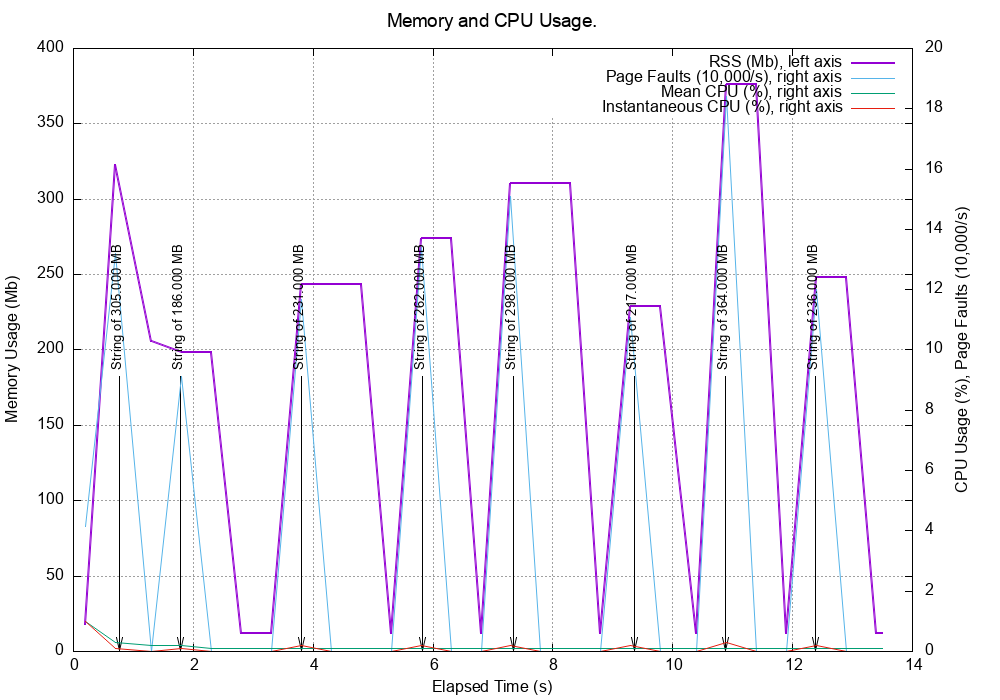

Recreate this plot in gnuplot.

set grid
set title "Memory and CPU Usage." font ",14"
set xlabel "Elapsed Time (s)"
# set mxtics 5
# set xrange [0:3000]
# set xtics
# set format x ""

#set logscale y
set ylabel "Memory Usage (Mb)"
# set yrange [0:500]
# set ytics 20
# set mytics 2
# set ytics 8,35,3

#set logscale y2
set y2label "CPU Usage (%), Page Faults (10,000/s)"
# set y2range [0:200]
set y2tics

set pointsize 1
set datafile separator whitespace#"	"
set datafile missing "NaN"

set terminal png size 1000,700 # choose the file format
set output "process.log_25676.png" # choose the output device

# set key off

set arrow from 0.747189998626709,182.025390625 to 0.747189998626709,0 lt -1 lw 1
set label "String of 305.000 MB" at 0.747189998626709,186.57602539062498 left font ",10" rotate by 90 noenhanced front
set arrow from 1.7748818397521973,182.025390625 to 1.7748818397521973,0 lt -1 lw 1
set label "String of 186.000 MB" at 1.7748818397521973,186.57602539062498 left font ",10" rotate by 90 noenhanced front
set arrow from 3.7933287620544434,182.025390625 to 3.7933287620544434,0 lt -1 lw 1
set label "String of 231.000 MB" at 3.7933287620544434,186.57602539062498 left font ",10" rotate by 90 noenhanced front
set arrow from 5.808132886886597,182.025390625 to 5.808132886886597,0 lt -1 lw 1
set label "String of 262.000 MB" at 5.808132886886597,186.57602539062498 left font ",10" rotate by 90 noenhanced front
set arrow from 7.323624849319458,182.025390625 to 7.323624849319458,0 lt -1 lw 1
set label "String of 298.000 MB" at 7.323624849319458,186.57602539062498 left font ",10" rotate by 90 noenhanced front
set arrow from 9.342360734939575,182.025390625 to 9.342360734939575,0 lt -1 lw 1
set label "String of 217.000 MB" at 9.342360734939575,186.57602539062498 left font ",10" rotate by 90 noenhanced front
set arrow from 10.856239795684814,182.025390625 to 10.856239795684814,0 lt -1 lw 1
set label "String of 364.000 MB" at 10.856239795684814,186.57602539062498 left font ",10" rotate by 90 noenhanced front
set arrow from 12.36946988105774,182.025390625 to 12.36946988105774,0 lt -1 lw 1
set label "String of 236.000 MB" at 12.36946988105774,186.57602539062498 left font ",10" rotate by 90 noenhanced front

#set key title "Window Length"
#  lw 2 pointsize 2

plot "process.log_25676.dat" using 1:($2 / 1024**2) axes x1y1 title "RSS (Mb), left axis" with lines lt 1 lw 2, \
    "process.log_25676.dat" using 1:($3 / 10000) axes x1y2 title "Page Faults (10,000/s), right axis" with lines lt 3 lw 1, \
    "process.log_25676.dat" using 1:5 axes x1y2 title "Mean CPU (%), right axis" with lines lt 2 lw 1, \
    "process.log_25676.dat" using 1:6 axes x1y2 title "Instantaneous CPU (%), right axis" with lines lt 7 lw 1

reset
